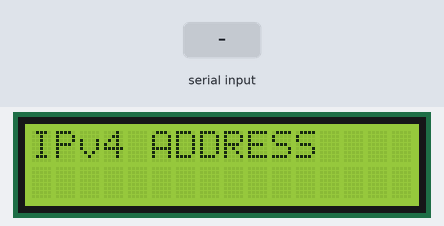
The sketch below on a simulated Arduino Uno, built with avr-gcc and run on an emulated ATmega328P. Shown: 16×2 character LCD. Inputs (shaded band) come from the test bench.

Above: at 1.2 s.
1.3 s: "1" received over Serial
At 4.4 s:
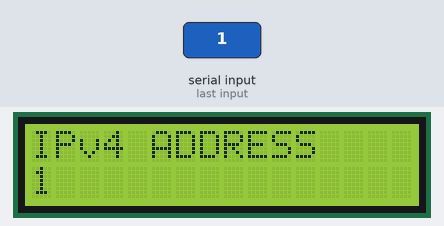
Timing chart, 0 to 5.9 s (numbered marks = the images above; inputs shaded):
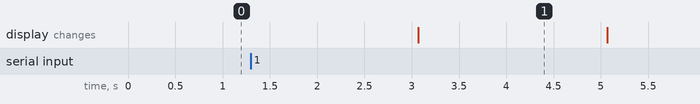

Measured:
- after the input at 1.3 s, the display: changes after 1.8 s (image 1)

The sketch:

showIP.ino
```cpp
#include <LiquidCrystal.h>

#define ROW 2
#define COL 16

LiquidCrystal lcd(8, 9, 4, 5, 6, 7);           // select the pins used on the LCD panel

String ip;

void setup(){
  Serial.begin(9600);
  lcd.begin(COL, ROW);               // start the library
  lcd.setCursor(0,0);             // set the LCD cursor   position
  lcd.print("IPv4 ADDRESS");
  lcd.setCursor(0,1);
}

void loop() {
  if (Serial.available()) {
    ip = Serial.readString();
  }
  lcd.print(ip);
  delay(2000);
  lcd.setCursor(0,1);
  lcd.print("                ");
  lcd.setCursor(0,1);
}
```
